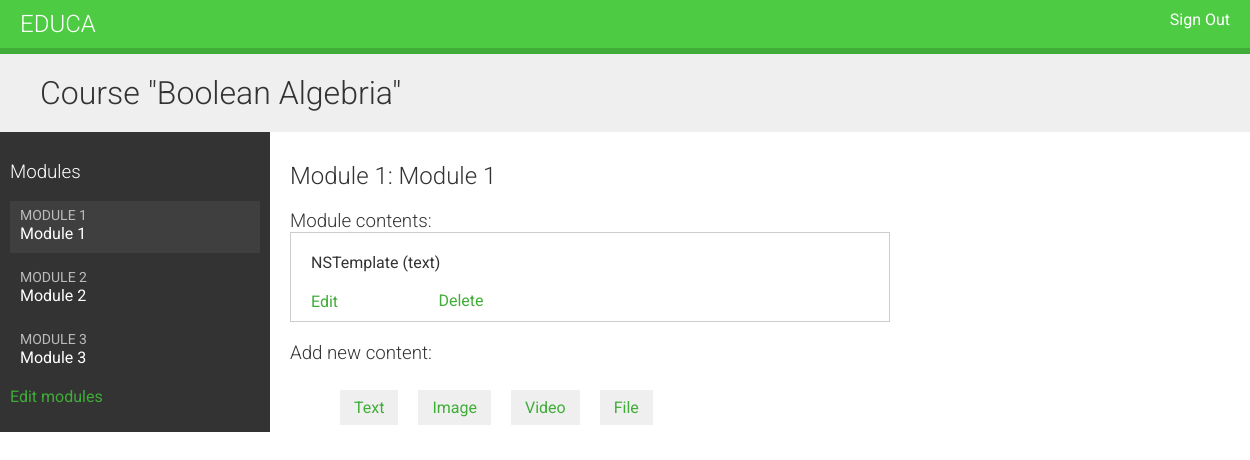
The app's page /course/module/1/ (signed in), older data.
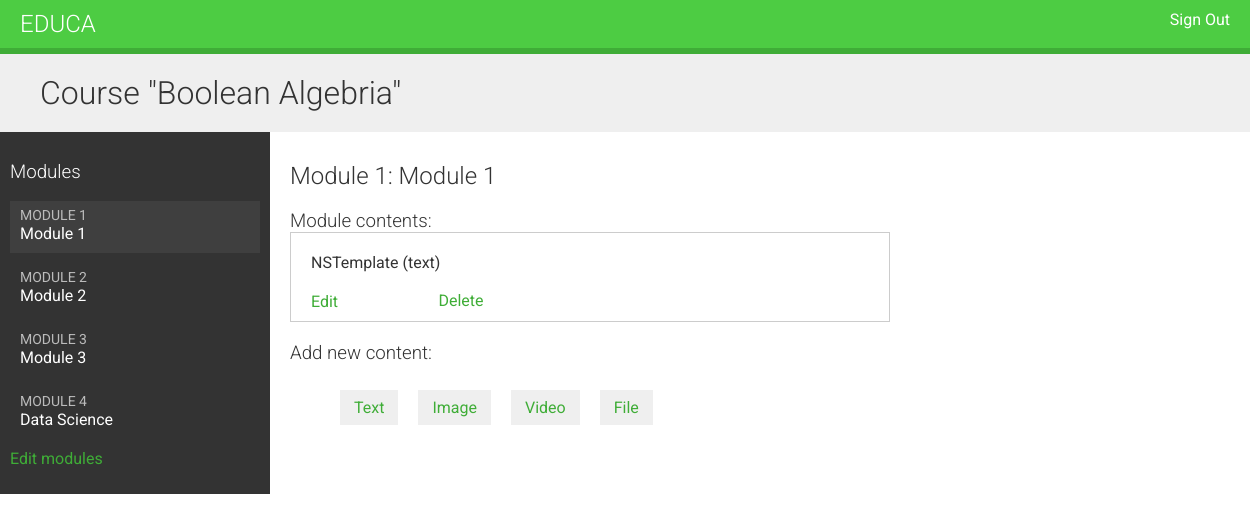
The same page, newer data.
### courses/models.py (models this page shows, shortened)
class Module(models.Model):
    course = models.ForeignKey(
        Course,
        related_name="modules",
        on_delete=models.CASCADE
    )
    title = models.CharField(max_length=200)
    description = models.TextField(blank=True)
    order = OrderField(blank=True, for_fields=['course'])
    class Meta:
        ordering = ['order']

class Content(models.Model):
    module = models.ForeignKey(
        Module,
        related_name='contents',
        on_delete=models.CASCADE
    )
    content_type = models.ForeignKey(
        ContentType,
        on_delete=models.CASCADE,
        limit_choices_to={
            'model__in': (
                'text',
                'video',
                'image',
                'file'
            )
        }
    )
    object_id = models.PositiveIntegerField()
    item = GenericForeignKey('content_type', 'object_id')
    order = OrderField(blank=True, for_fields=['module'])
    class Meta:
        ordering = ['order']

class ItemBase(models.Model):
    owner = models.ForeignKey(
        User,
        related_name='%(class)s_related',
        on_delete=models.CASCADE
    )
    title = models.CharField(max_length=250)
    created = models.DateTimeField(auto_now_add=True)
    updated = models.DateTimeField(auto_now=True)
    class Meta:
        abstract = True
    def __str__(self):
        return self.title

class Text(ItemBase):
    content = models.TextField()

### courses/views.py (the view)
# urls.py: path('module/<int:module_id>/', ModuleContentListView.as_view(), name='module_content_list')
class ModuleContentListView(TemplateResponseMixin, View):
    template_name = 'courses/manage/module/content_list.html'
    def get(self, request, *args, **kwargs):
        module = get_object_or_404(Module, id=kwargs['module_id'], course__owner=request.user)
        return self.render_to_response({'module': module})

### courses/templatetags/course.py (called while the page is built)
@register.filter()
def model_name(obj):
    try:
        return obj._meta.model_name
    except AttributeError:
        return None

### courses/templates/courses/manage/module/content_list.html (shortened to what this page needs)
{% extends "base.html" %}
{% load course %}
{% block content %}
    {% with course=module.course %}
        <h1>Course "{{ course.title }}"</h1>
        <div class="contents">
            <h3>Modules</h3>
            <ul class="modules">
                {% for m in course.modules.all %}
                    <li data-id="{{ m.id }}" {% if m == module %} class="selected" {% endif %}>
                        <a href="{% url 'module_content_list' m.id %}">
                            <span>
                                Module <span class="order">{{ m.order|add:1 }}</span>
                            </span>
                            <br>
                            {{ m.title }}
                        </a>
                    </li>
                {% empty %}
                    <li>No modules yet.</li>
                {% endfor %}
            </ul>
            <p>
                <a href="{% url 'course_module_update' course.id %}">Edit modules</a>
            </p>
        </div>
        <div class="module">
            <h2>Module {{ module.order|add:1 }}: {{ module.title }}</h2>
            <h3>Module contents:</h3>
            <div id="module-contents">
                {% for content in module.contents.all %}
                    <div data-id="{{ content.id }}">
                        {% with item=content.item %}
                            <p>{{ item }} ({{ item|model_name }})</p>
                            <a href="{% url 'module_content_update' module.id item|model_name item.id %}">Edit</a>
                            <form action="{% url 'module_content_delete' content.id %}" method="post">
                                <input type="submit" value="Delete">
                            </form>
                        {% endwith %}
                    </div>
                {% empty %}
                    <p>This module has no contents yet.</p>
                {% endfor %}
            </div>
            <h3>Add new content:</h3>
            <ul class="content-types">
                <li><a href="{% url 'module_content_create' module.id 'text' %}">Text</a></li>
                <li><a href="{% url 'module_content_create' module.id 'image' %}">Image</a></li>
                <li><a href="{% url 'module_content_create' module.id 'video' %}">Video</a></li>
                <li><a href="{% url 'module_content_create' module.id 'file' %}">File</a></li>
            </ul>
        </div>
    {% endwith %}
{% endblock %}

Row changes from the older to the newer data that the page shows:
added Module: order|add "4", title "Data Science"
